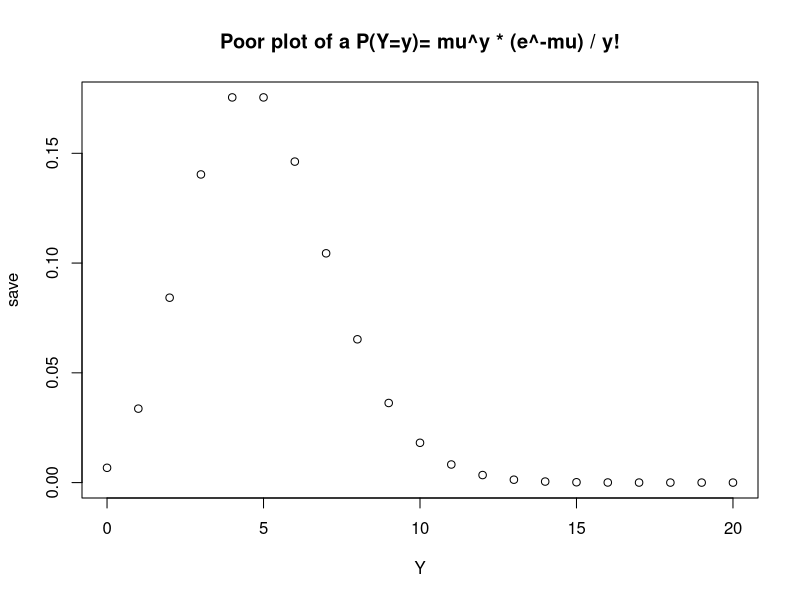
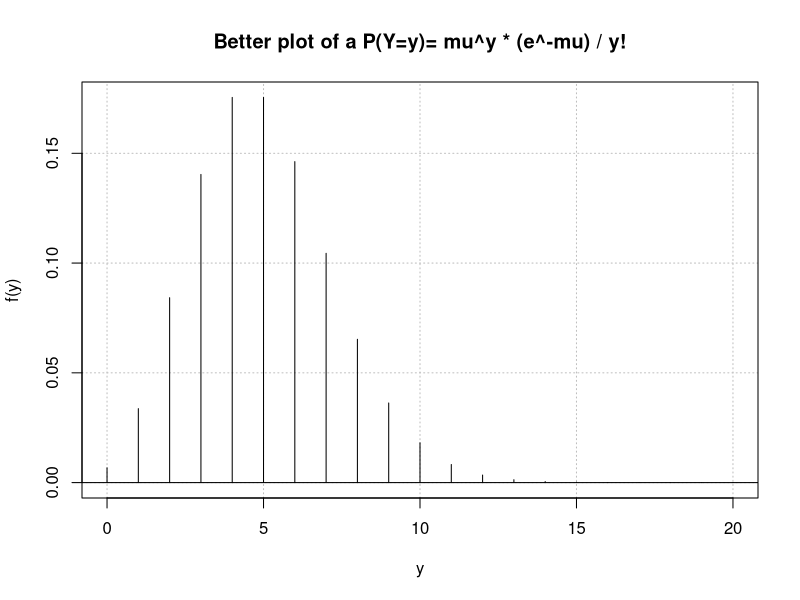
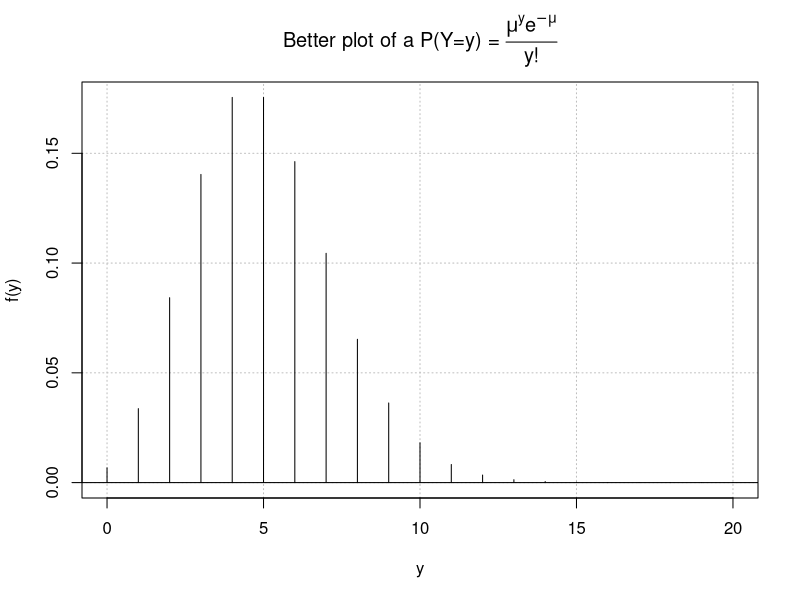
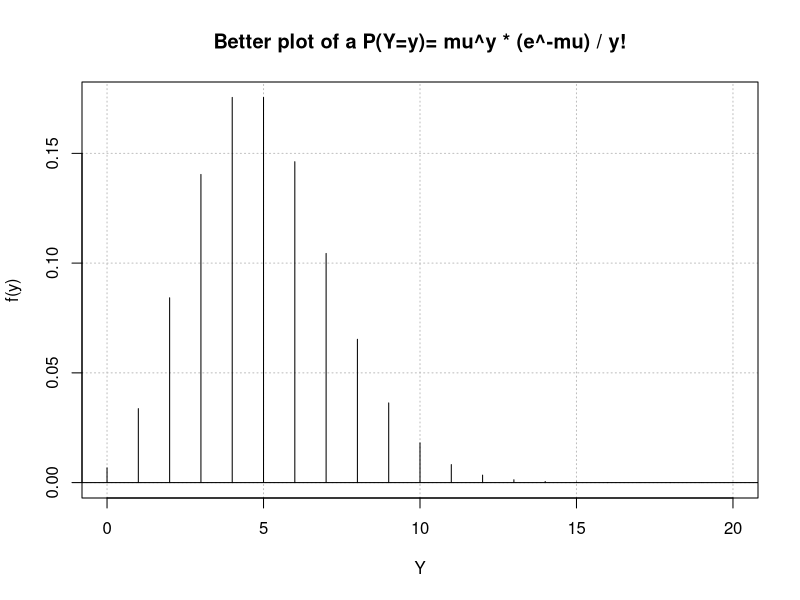
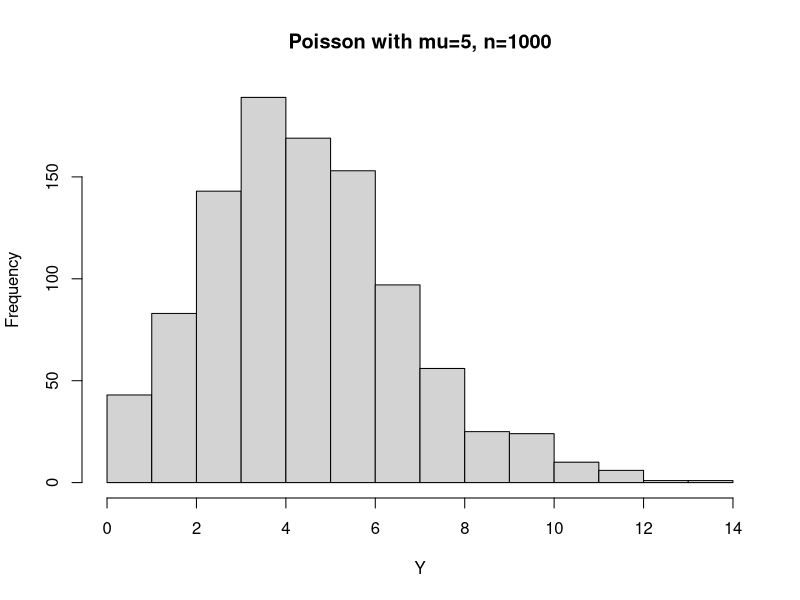
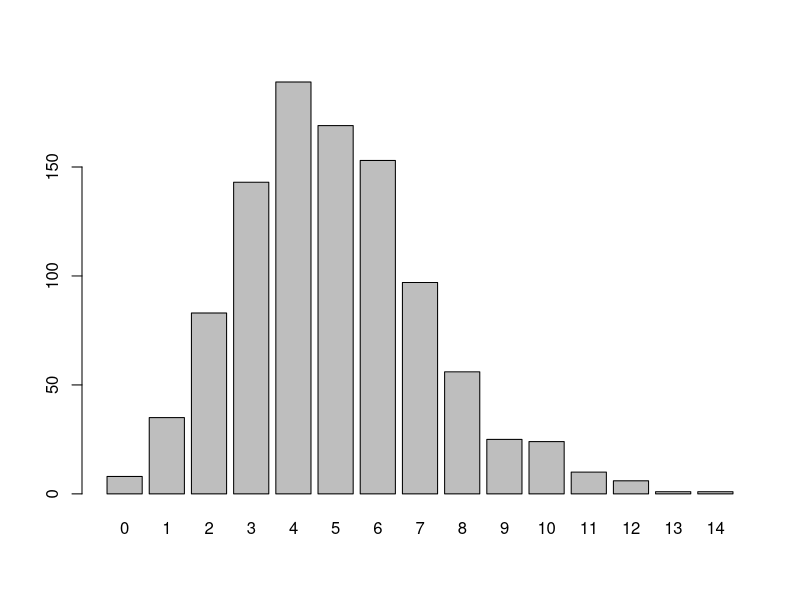
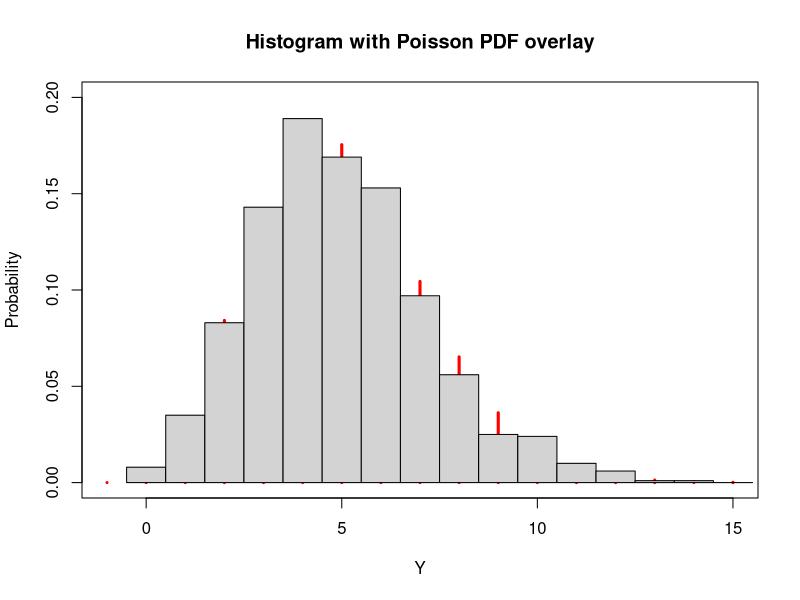
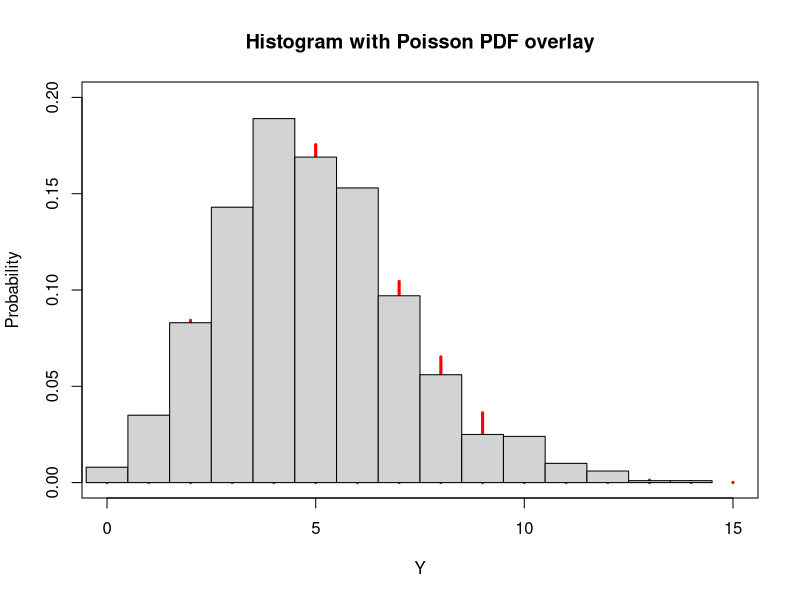

R code for these plots, in order:
#####################################################################
# NAME:  Chris Bilder                                               #
# DATE:  12-19-01                                                   #
# UPDATE: 1-3-03, 12-7-03, 1-6-05, 12-2-06, 12-13-07                #
# PURPOSE: Adventures with the Poisson distribution                 #
#                                                                   #
# NOTES:                                                            #
#####################################################################

#P(Y=1) when mu=5
5^1*exp(-5)/factorial(1)

#P(Y=1) when mu=5
dpois(x = 1, lambda = 5)

#P(Y=1) when mu=5
dpois(1, 5)

#P(Y<=1) when mu=5
ppois(q = 1, lambda = 5)
saveit<-ppois(q = 1, lambda =5)
saveit


#Create a plot of the PDF
save<-dpois(x = 0:20, lambda = 5)
Y<-0:20
plot(x = Y, y = save, main = "Poor plot of a P(Y=y)= mu^y * (e^-mu) / y!")


#Another version of the plot
plot(x = Y, y = save, type = "h", main = "Better plot of a P(Y=y)= mu^y * (e^-mu) / y!",
     xlab = "y", ylab = "f(y)", panel.first=grid(col="gray", lty="dotted") )
abline(h = 0)

#Another version of the plot with use of expression() to make the title look nicer
plot(x = Y, y = save, type = "h", main = expression(paste("Better plot of a P(Y=y) = ", frac(mu^y*e^-mu, "y!"))),
     xlab = "y", ylab = "f(y)", panel.first=grid(col="gray", lty="dotted") )
abline(h = 0)


#print probability distribution
save

#Make the printing look a little nicer
data.frame(Y = 0:20, prob = round(save,4))





####################################################################
# ANOTHER way to do the plot
#Make the printing look a little nicer
save<-data.frame(Y = 0:20, prob = round(dpois(x = 0:20, lambda = 5),4))
save

plot(x = save$Y, y = save$prob, type = "h", main = "Better plot of a P(Y=y)= mu^y * (e^-mu) / y!",
     xlab = "Y", ylab = "f(y)", panel.first=grid(col="gray", lty="dotted") )
abline(h = 0)




###################################################################

#Simulate observations from a Poisson distribution
set.seed(9954)
pois5<-rpois(n = 1000, lambda = 5) 
pois5[1:20]

mean(pois5)
var(pois5)

hist(x = pois5, main = "Poisson with mu=5, n=1000", xlab = "Y")

#Also works for the plot here, but be careful because "0" categories will not show up
barplot(height = table(pois5))

#Way to overlap the true distribution and the histogram
x<-c((min(pois5)-1):(max(pois5)+1))
x<-(min(pois5)-1):(max(pois5)+1)
plot(x = x, y = dpois(x, lambda = 5), main = "Histogram with Poisson PDF overlay", ylab = "Probability", 
     xlab="Y", type = "h", col = "red", ylim = c(0, 0.2), lwd = 3) 
hist(x = pois5, freq = FALSE, add = TRUE, breaks = (x+0.5)) 


x<-0:(max(pois5)+1)
plot(x = x, y = dpois(x, lambda = 5), main = "Histogram with Poisson PDF overlay", ylab = "Probability", 
     xlab="Y", type = "h", col = "red", ylim = c(0, 0.2), lwd = 3) 
hist(x = pois5, freq = FALSE, add = TRUE, breaks = (x-0.5)) 



#Check autocorrelation
#library(ts)
par(mfrow = c(2,1))
ts.plot(pois5)
temp<-acf(pois5, type = "correlation")
names(temp)
temp$acf
